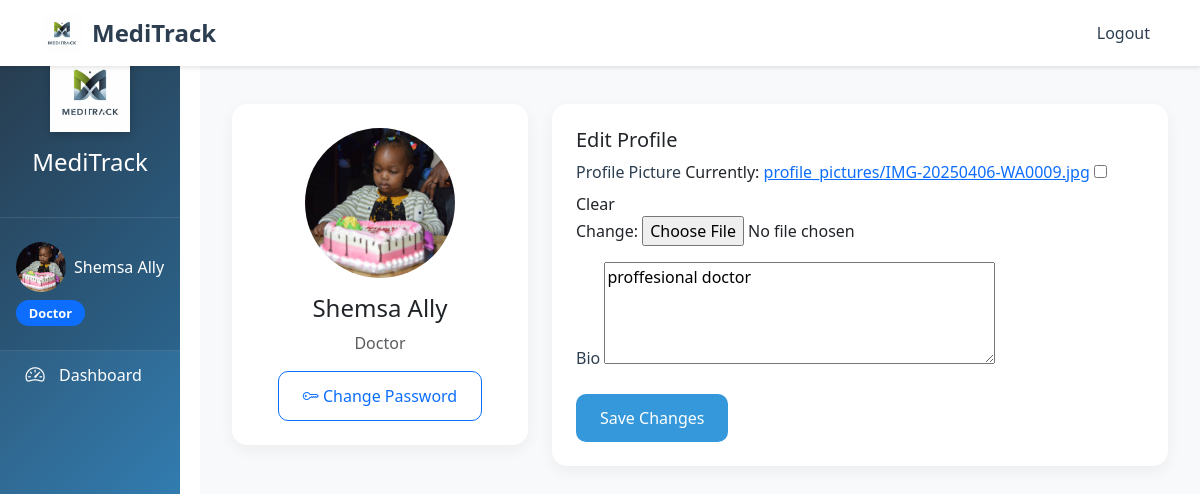
The page /api/medication-schedules/profile/ (signed in) on the database its author committed.
### hospital/models.py (models this page shows, shortened)
class User(AbstractUser):
    ROLE_CHOICES = (
        ('DOCTOR', 'Doctor'),
        ('RECEPTIONIST', 'Receptionist'),
        ('PHARMACIST', 'Pharmacist'),
        ('LAB_TECHNICIAN', 'Lab Technician'),
    )
    role = models.CharField(max_length=20, choices=ROLE_CHOICES, null=True, blank=True)
    phone = models.CharField(max_length=15, null=True, blank=True)
    email = models.EmailField(unique=True)

class StaffProfile(models.Model):
    user = models.OneToOneField(User, on_delete=models.CASCADE, related_name='staff_profile')
    profile_picture = models.ImageField(upload_to='profile_pictures/', null=True, blank=True)
    bio = models.TextField(max_length=500, blank=True)
    created_at = models.DateTimeField(auto_now_add=True)
    updated_at = models.DateTimeField(auto_now=True)
    def get_profile_picture_url(self):
        if self.profile_picture:
            return self.profile_picture.url
        return '/static/images/default_profile.png'

### hospital/views.py (the view)
# urls.py: path('profile/', views.profile_view, name='profile'),
@login_required
def profile_view(request):
    try:
        profile = request.user.staff_profile
    except StaffProfile.DoesNotExist:
        profile = StaffProfile.objects.create(user=request.user)
    if request.method == 'POST':
        form = StaffProfileForm(request.POST, request.FILES, instance=profile)
        if form.is_valid():
            form.save()
            messages.success(request, 'Profile updated successfully!')
            return redirect('profile')
    else:
        form = StaffProfileForm(instance=profile)
    return render(request, 'profile.html', {
        'form': form,
        'profile': profile
    })

### hospital/forms.py
class StaffProfileForm(forms.ModelForm):
    class Meta:
        model = StaffProfile
        fields = ['profile_picture', 'bio']
        widgets = {
            'bio': forms.Textarea(attrs={'rows': 4}),
        }

### hospital/templates/profile.html (shortened to what this page needs)
{% extends 'base.html' %}
{% load static %}
{% block content %}
<div class="container py-4">
    <div class="row">
        <div class="col-md-4">
            <div class="card">
                <div class="card-body text-center">
                    <img src="{{ profile.get_profile_picture_url }}" alt="Profile Picture"
                         class="rounded-circle mb-3" style="width: 150px; height: 150px; object-fit: cover;">
                    <h4>{{ user.get_full_name }}</h4>
                    <p class="text-muted">{{ user.get_role_display }}</p>
                    <a href="{% url 'change_password' %}" class="btn btn-outline-primary">
                        <i class="bi bi-key"></i> Change Password
                    </a>
                </div>
            </div>
        </div>
        <div class="col-md-8">
            <div class="card">
                <div class="card-body">
                    <h5 class="card-title">Edit Profile</h5>
                    <form method="post" enctype="multipart/form-data">
                        <div class="mb-3">
                            <label for="{{ form.profile_picture.id_for_label }}" class="form-label">Profile Picture</label>
                            {{ form.profile_picture }}
                        </div>
                        <div class="mb-3">
                            <label for="{{ form.bio.id_for_label }}" class="form-label">Bio</label>
                            {{ form.bio }}
                        </div>
                        <button type="submit" class="btn btn-primary">Save Changes</button>
                    </form>
                </div>
            </div>
        </div>
    </div>
</div>
{% endblock %}

### hospital/templates/base.html (shortened to what this page needs)
{% load static %}
<!DOCTYPE html>
<html lang="en">
<head>
    <link href="https://cdn.jsdelivr.net/npm/bootstrap@5.3.0/dist/css/bootstrap.min.css" rel="stylesheet">
    <link href="https://cdn.jsdelivr.net/npm/bootstrap-icons@1.7.2/font/bootstrap-icons.css" rel="stylesheet">
    <link href="https://cdnjs.cloudflare.com/ajax/libs/font-awesome/5.15.4/css/all.min.css" rel="stylesheet">
    <link href="{% static 'css/custom.css' %}" rel="stylesheet">
</head>
<body>
    <nav class="navbar navbar-expand-lg fixed-top">
        <div class="container">
            <a class="navbar-brand" href="{% url 'home' %}">
                <img src="{% static 'images/logo.png' %}" alt="MediTrack Logo" class="navbar-logo">
                MediTrack
            </a>
            <div class="collapse navbar-collapse" id="navbarNav">
                <ul class="navbar-nav ms-auto">
                    {% if user.is_authenticated %}
                        <li class="nav-item">
                            <a class="nav-link" href="{% url 'logout' %}">Logout</a>
                        </li>
                    {% endif %}
                </ul>
            </div>
        </div>
    </nav>
    {% if user.is_authenticated %}
    <div class="container-fluid">
        <div class="row">
            <div class="col-md-3 col-lg-2 sidebar">
                <div class="sidebar-header">
                    <img src="{% static 'images/logo.png' %}" alt="MediTrack Logo" class="sidebar-logo">
                    <h4 class="text-white">MediTrack</h4>
                </div>
                <div class="sidebar-user">
                    <a href="{% url 'profile' %}" class="text-decoration-none">
                        <div class="user-info">
                            {% if user.staff_profile.profile_picture %}
                                <img src="{{ user.staff_profile.profile_picture.url }}" alt="Profile Picture"
                                     class="rounded-circle" style="width: 50px; height: 50px; object-fit: cover;">
                            {% else %}
                                <i class="bi bi-person-circle"></i>
                            {% endif %}
                            <span>{{ user.get_full_name|default:user.username }}</span>
                        </div>
                    </a>
                    <div class="user-role">
                        <span class="badge bg-primary">{{ user.get_role_display }}</span>
                    </div>
                </div>
                <ul class="nav flex-column">
                    {% if user.role == 'RECEPTIONIST' %}
                        <li class="nav-item">
                            <a class="nav-link {% if request.resolver_match.url_name == 'receptionist_dashboard' %}active{% endif %}"
                               href="{% url 'receptionist_dashboard' %}">
                                <i class="bi bi-speedometer2"></i> Dashboard
                            </a>
                        </li>
                        <li class="nav-item">
                            <a class="nav-link {% if request.resolver_match.url_name == 'patient_list' %}active{% endif %}"
                               href="{% url 'patient_list' %}">
                                <i class="bi bi-people"></i> All Patients
                            </a>
                        </li>
                        <li class="nav-item">
                            <a class="nav-link {% if request.resolver_match.url_name == 'add_patient' %}active{% endif %}"
                               href="{% url 'add_patient' %}">
                                <i class="bi bi-person-plus"></i> Add Patient
                            </a>
                        </li>
                        <li class="nav-item">
                            <a class="nav-link {% if request.resolver_match.url_name == 'appointment_list' %}active{% endif %}"
                               href="{% url 'appointment_list' %}">
                                <i class="bi bi-calendar"></i> Appointments
                            </a>
                        </li>
                        <li class="nav-item">
                            <a class="nav-link {% if request.resolver_match.url_name == 'add_appointment' %}active{% endif %}"
                               href="{% url 'add_appointment' %}">
                                <i class="bi bi-calendar-plus"></i> New Appointment
                            </a>
                        </li>
                    {% elif user.role == 'DOCTOR' %}
                        <li class="nav-item">
                            <a class="nav-link {% if request.resolver_match.url_name == 'doctor_dashboard' %}active{% endif %}"
                               href="{% url 'doctor_dashboard' %}">
                                <i class="bi bi-speedometer2"></i> Dashboard
                            </a>
                        </li>
                    {% endif %}
                </ul>
            </div>
            <div class="col-md-9 col-lg-10 main-content">
                {% block content %}{% endblock %}
            </div>
        </div>
    </div>
    {% else %}
    <div class="content-wrapper">
        {% block auth_content %}{% endblock %}
    </div>
    {% endif %}
</body>
</html>

### static/css/custom.css (style rules this page uses)
.card { border: none; transition: all 0.3s ease; box-shadow: 0 2px 15px rgba(0, 0, 0, 0.05); }
.btn { border-radius: 8px; padding: 0.75rem 1.5rem; font-weight: 500; transition: all 0.3s ease; }
.btn-primary { background: linear-gradient(135deg, #0d6efd 0%, #0a58ca 100%); border: none; }
.navbar { background: rgba(255, 255, 255, 0.95); backdrop-filter: blur(10px); box-shadow: 0 2px 10px rgba(0, 0, 0, 0.1); padding: 0.5rem 0; }
.navbar-brand { font-size: 1.5rem; font-weight: 700; color: #2c3e50; display: flex; align-items: center; gap: 0.5rem; }
.navbar-logo { height: 40px; width: auto; }
.nav-link { color: #2c3e50; font-weight: 500; padding: 0.5rem 1rem; transition: all 0.3s ease; }
.sidebar { min-height: 100vh; background: linear-gradient(135deg, #2c3e50 0%, #3498db 100%); padding: 0; position: fixed; width: inherit; max-width: inherit; }
.sidebar-header { padding: 2rem 1rem; text-align: center; background: rgba(0, 0, 0, 0.1); border-bottom: 1px solid rgba(255, 255, 255, 0.1); }
.sidebar-logo { width: 80px; height: auto; margin-bottom: 1rem; filter: drop-shadow(0 2px 4px rgba(0, 0, 0, 0.2)); }
.sidebar-user { padding: 1.5rem 1rem; background: rgba(0, 0, 0, 0.1); border-bottom: 1px solid rgba(255, 255, 255, 0.1); }
.user-info { display: flex; align-items: center; gap: 0.5rem; color: white; margin-bottom: 0.5rem; }
.user-role .badge { font-size: 0.8rem; padding: 0.4rem 0.8rem; border-radius: 20px; }
.sidebar .nav-link { color: rgba(255, 255, 255, 0.8); padding: 1rem 1.5rem; display: flex; align-items: center; gap: 0.75rem; transition: all 0.3s ease; border-left: 3px solid transparent; }
.sidebar .nav-link i { font-size: 1.2rem; width: 24px; text-align: center; }
.main-content { padding: 2rem; margin-left: 16.666667%; background: #f8f9fa; min-height: 100vh; }
@media (min-width: 992px) { .main-content { margin-left: 16.666667%; } }
.card { border: none; border-radius: 15px; box-shadow: 0 5px 15px rgba(0, 0, 0, 0.05); transition: all 0.3s ease; }
.card-body { padding: 1.5rem; }
.form-label { font-weight: 500; color: #2c3e50; margin-bottom: 0.5rem; }
.btn { padding: 0.75rem 1.5rem; border-radius: 10px; font-weight: 500; transition: all 0.3s ease; }
.btn-primary { background: #3498db; border: none; }

### hospital/templates/base.html (style rules this page uses)
.sidebar { min-height: 100vh; background-color: #343a40; padding-top: 20px; }
.sidebar .nav-link { color: #fff; padding: 10px 20px; }
.main-content { padding: 20px; padding-top: 80px; }
body { min-height: 100vh; display: flex; flex-direction: column; }
.navbar { background-color: #fff; box-shadow: 0 2px 4px rgba(0,0,0,0.1); }
.navbar-brand { display: flex; align-items: center; gap: 10px; }
.navbar-logo { height: 40px; width: auto; }

### rows shown on the page
User: staff_profile.profile_picture (picture), get_full_name "Shemsa Ally", role "Doctor"
StaffProfile: get_profile_picture_url (picture), bio "proffesional doctor"
